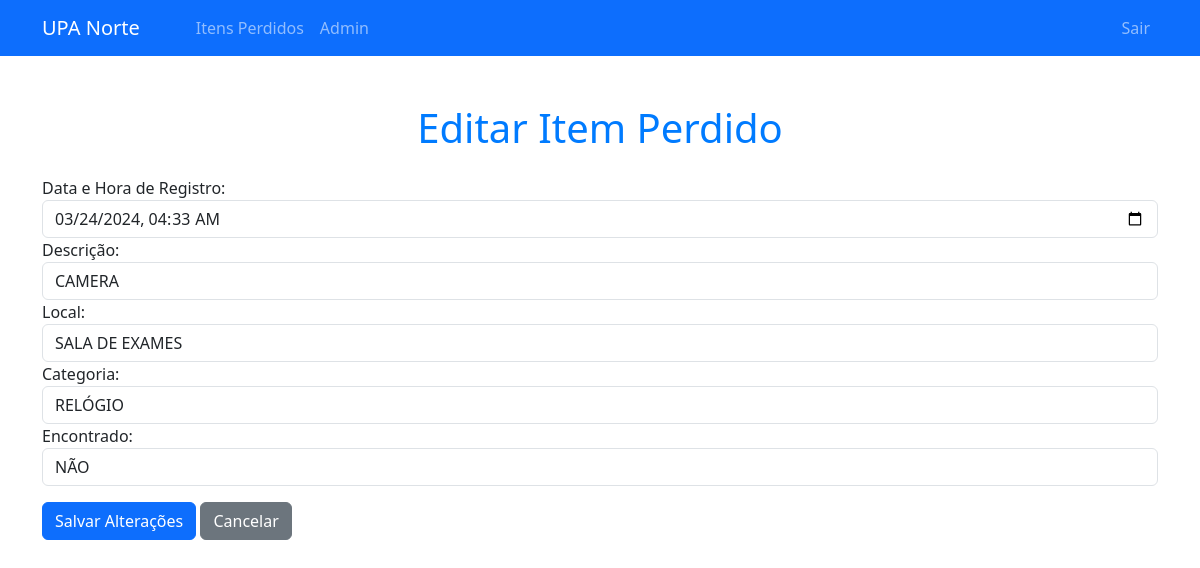
The app's page /itens_perdidos/editar_item_perdido/2 (signed in), older data.
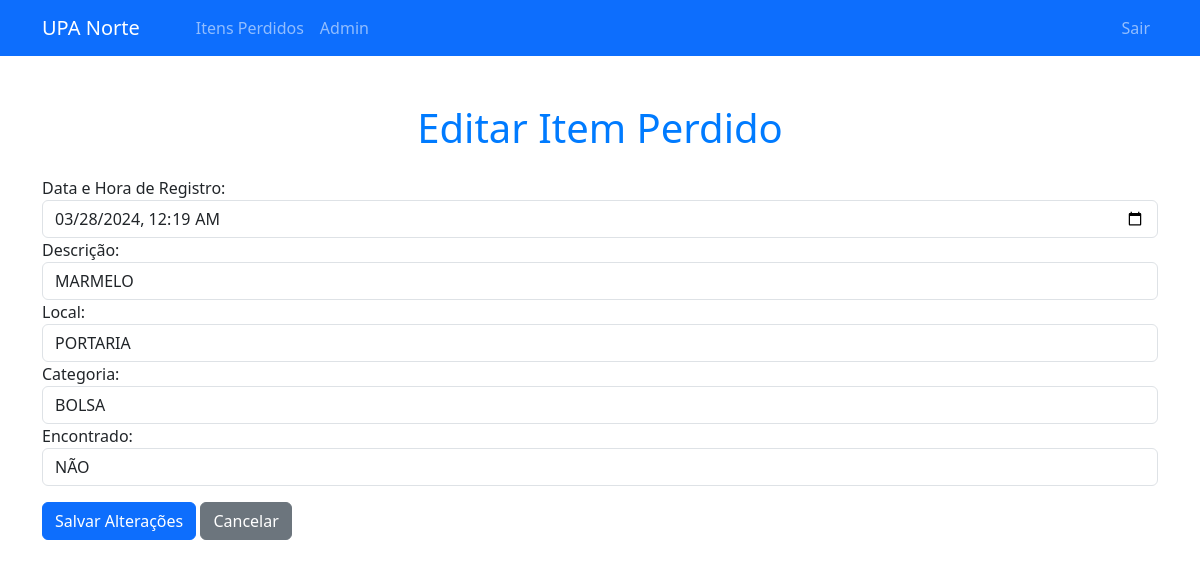
The same page, newer data.
### app/models.py (models this page shows)
class ItemPerdido(db.Model):
    id = db.Column(db.Integer, primary_key=True)
    descricao = db.Column(db.String(200), nullable=False)
    local = db.Column(db.String(200), nullable=False)
    encontrado = db.Column(db.String(3), nullable=False)
    categoria = db.Column(db.String(200), nullable=False)
    data_registro = db.Column(db.DateTime, nullable=False)
    imagem = db.Column(db.String(200), nullable=False)
    recebedor = db.Column(db.String(200), nullable=True)
    entregador = db.Column(db.String(200), nullable=True)
    data_devolucao = db.Column(db.DateTime, nullable=True)

### app/itens_perdidos/routes.py (the view, shortened to what this page needs)
@itens_perdidos_routes.route('/itens_perdidos/editar_item_perdido/<int:id>', methods=['GET', 'POST'])
def editar_item_perdido(id):
    item_perdido = ItemPerdido.query.get_or_404(id)
    return render_template('editar_item_perdido.html', item_perdido=item_perdido)

### app/itens_perdidos/routes.py (called while the page is built)
def is_authenticated():
    return session.get('authenticated', False)

@itens_perdidos_routes.before_request
def require_login():
    if not is_authenticated() and request.endpoint and not request.endpoint.startswith('user.login'):
        return redirect(url_for('user.login'))

### app/templates/editar_item_perdido.html (shortened to what this page needs)
<!DOCTYPE html>
<html lang="pt-BR">
<head>
    <link href="https://cdn.jsdelivr.net/npm/bootstrap@5.3.3/dist/css/bootstrap.min.css" rel="stylesheet">
</head>
<body>
    {% include 'navbar.html' %}
    <div class="container mt-5">
        <h1 class="text-center mb-4" style="color: #007bff">Editar Item Perdido</h1>
        <form id="alterarForm" action="{{ url_for('itens_perdidos.editar_item_perdido', id=item_perdido.id) }}" method="POST" autocomplete="off">
            <div class="form-group">
                <label for="data_registro">Data e Hora de Registro:</label>
                <input type="datetime-local" id="data_registro" value="{{ item_perdido.data_registro }}" name="data_registro" class="form-control" required>
            </div>
            <div class="form-group">
                <label for="descricao">Descrição:</label>
                <input type="text" id="descricao" name="descricao" class="form-control" required value="{{ item_perdido.descricao }}" style="text-transform:uppercase">
            </div>
            <div class="form-group">
                <label for="local">Local:</label>
                <select id="local" name="local" class="form-control" required style="text-transform:uppercase">
                    <option value="{{ item_perdido.local }}">{{ item_perdido.local }}</option>
                </select>
            </div>
            <div class="form-group">
                <label for="categoria">Categoria:</label>
                <select id="categoria" name="categoria" class="form-control" required style="text-transform:uppercase">
                    <option value="{{ item_perdido.categoria }}">{{ item_perdido.categoria }}</option>
                </select>
            </div>
            <div class="form-group">
                <label for="encontrado">Encontrado:</label>
                <select id="encontrado" name="encontrado" class="form-control" required style="text-transform:uppercase">
                    <option value="Não">Não</option>
                </select>
            </div>
            <button type="submit" class="btn btn-primary mt-3">Salvar Alterações</button>
            <a href="{{ url_for('itens_perdidos.listar_itens_perdidos') }}" class="btn btn-secondary mt-3">Cancelar</a>
        </form>
    </div>
</body>
</html>

Row changes from the older to the newer data that the page shows:
changed ItemPerdido: data_registro "03/24/2024 04:33" → "03/28/2024 00:19"; descricao "CAMERA" → "MARMELO"; local "SALA DE EXAMES" → "PORTARIA"; categoria "RELÓGIO" → "BOLSA"
